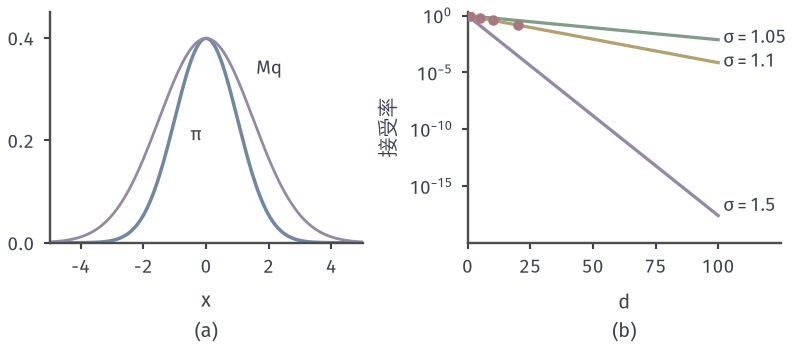

Generate this figure with Python:
from pathlib import Path
import sys
ROOT = next(p for p in Path(__file__).resolve().parents if (p/"build.sh").is_file() and (p/"tex/book.tex").is_file())
sys.path.insert(0, str(ROOT/"figures/07-probability/08-sampling-and-integration/matplotlib/sgen-common"))
from sgen_common import *
# Target: rejection sampling of N(0, I_d) from q = N(0, sigma^2 I_d); the best envelope is M = sigma^d (touching at 0),
# acceptance rate sigma^{-d}.
# (a) d = 1, sigma = 1.5: target density and M q.  (b) acceptance sigma^{-d} for sigma = 1.05, 1.1, 1.5 (log scale);
#     checked by simulation at sigma = 1.1, d = 1, 5, 10, 20 with 200000 candidates each, seed 8.
s = 1.5; x = np.linspace(-5, 5, 500)
fig, (A, B) = figure(width_mm=112, height_mm=50, ncols=2)
style(A); style(B)
A.plot(x, npdf(x), color=BLUE, lw=1.4)
A.plot(x, s*npdf(x, 0, s), color=PURPLE, lw=1.1)
A.text(1.6, .33, r'$Mq$', fontsize=7.5, color=INK)
A.text(-.5, .2, r'$\pi$', fontsize=7.5, color=INK)
A.set_xlim(-5, 5); A.set_ylim(0, .45); A.set_yticks([0, .2, .4]); sub(A, 'a', '$x$')
d = np.arange(1, 101)
for sig, col in ((1.05, GREEN), (1.1, YELLOW), (1.5, PURPLE)):
    B.semilogy(d, sig**(-d.astype(float)), color=col, lw=1.3)
    B.text(d[-1]+2, sig**(-100.)*(1.4 if sig < 1.5 else 8), f'$\\sigma={sig}$', fontsize=7.5, color=INK, va='center')
rng = np.random.default_rng(8); sims = {}
for dd in (1, 5, 10, 20):
    n = 200000
    Xc = 1.1*rng.standard_normal((n, dd))
    logr = -0.5*(Xc**2).sum(1)*(1-1/1.1**2)
    sims[dd] = float((np.log(rng.random(n)) <= logr).mean())
    B.plot([dd], [sims[dd]], 'o', ms=3.2, color=RED, zorder=5)
B.set_xlim(0, 125); B.set_ylim(1e-20, 2); B.set_xticks([0, 25, 50, 75, 100])
B.set_yticks([1, 1e-5, 1e-10, 1e-15])
B.set_ylabel('接受率'); sub(B, 'b', '$d$')
save(fig, HERE(__file__), 'figure', {'sim_sigma_1.1': sims})
print(sims, {k: 1.1**-k for k in sims})
